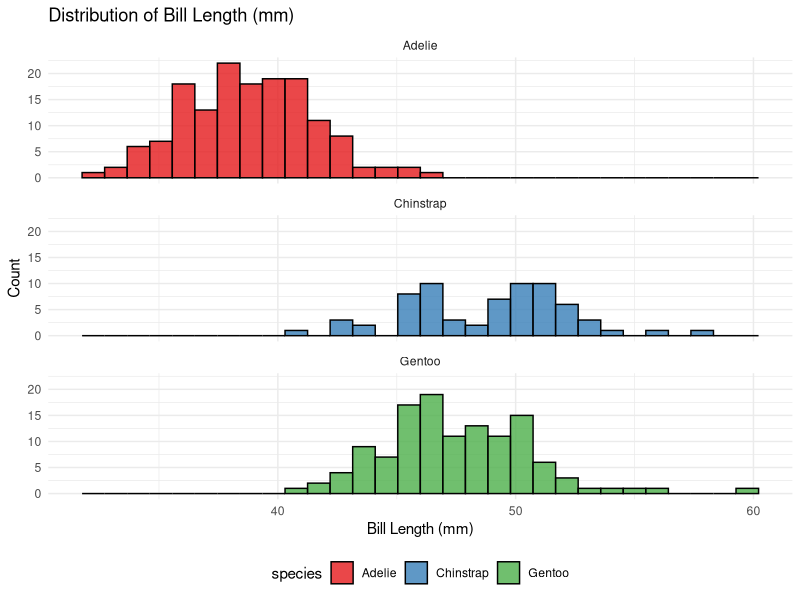
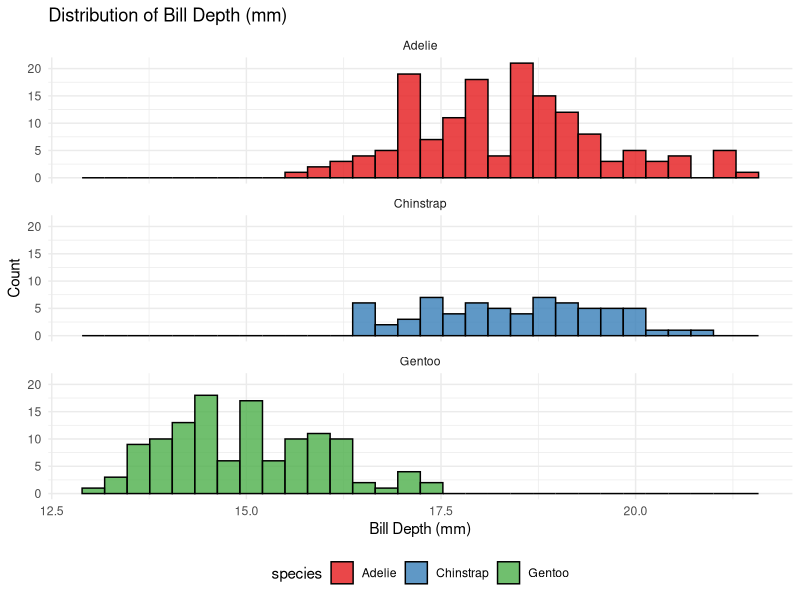
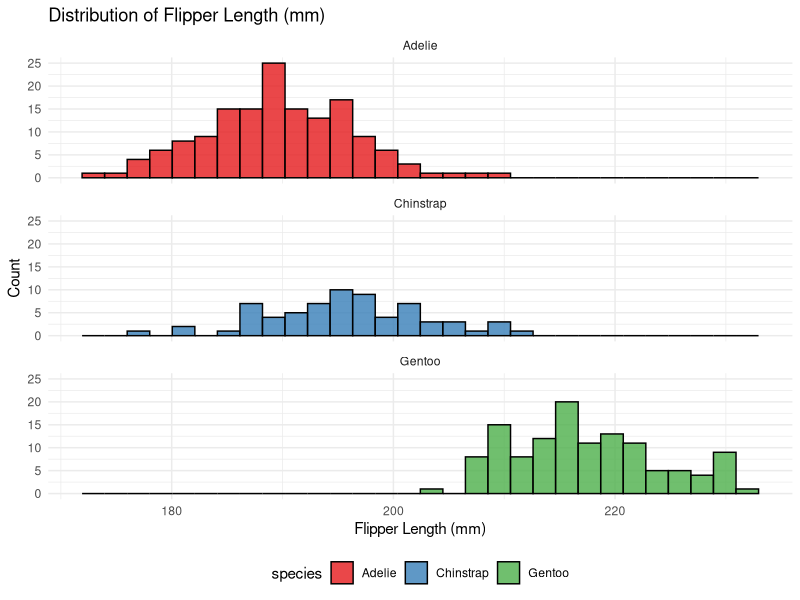
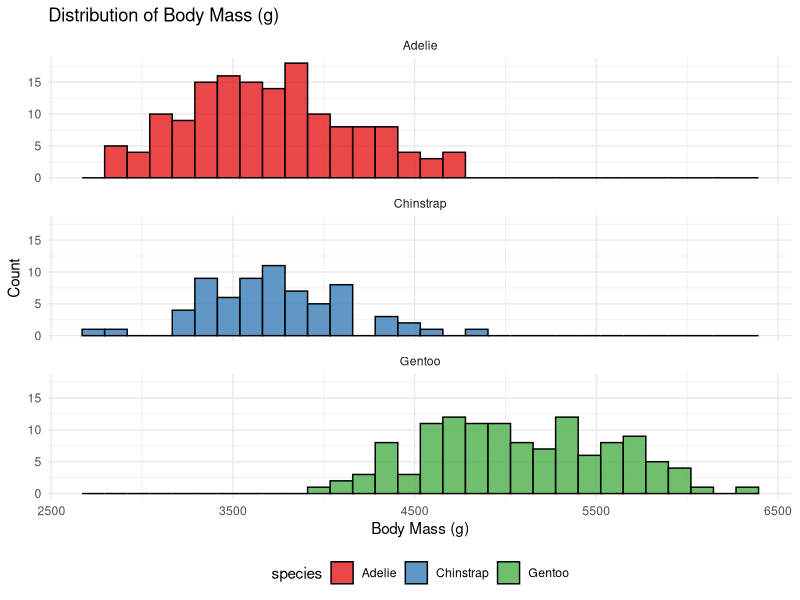

R code for these plots, in order:
# Your Name: [Sano Peng]
# Course: PHB 228, Assignment 2
# Date: [9/4/2025]
# Description: This script works with data structures and mapping functions in R.

# Part 1: Version Control Setup
# Load required packages
library(palmerpenguins)
library(purrr)
library(dplyr)
library(ggplot2)

# Part 2: Data Structures

# 1. List Operations
# Extract unique species
unique(penguins$species)
# Create list where each element contains data for one species
species_list <- split(penguins,penguins$species)
# Add sample size attribute to each list element
species_list <- lapply(species_list, function(df) {
  attr(df, "sample_size") <- nrow(df)
  df
})

# Access the sample size attribute
lapply(species_list, attr, which = "sample_size")


# 2. Matrix vs. Data Frame
# Create a matrix with numeric measurements
numeric_matrix <- as.matrix(
  penguins[, c("bill_length_mm", "bill_depth_mm", 
                     "flipper_length_mm", "body_mass_g")]
)

# Create a data frame with the same measurements
numeric_df <- data.frame(penguins[, c("bill_length_mm", "bill_depth_mm", 
                                     "flipper_length_mm", "body_mass_g")])
# Create a data frame using subset of columns from penguins
numeric_df2 <- subset(penguins, select = c("bill_length_mm", "bill_depth_mm", 
                                          "flipper_length_mm", "body_mass_g"))
# Compare results and explain differences:
class(numeric_matrix)
#[1] "matrix" "array"
class(numeric_df)
#[1] "data.frame"
class(numeric_df2)
#[1] "tbl_df"     "tbl"        "data.frame"
str(numeric_matrix)
# num [1:344, 1:4] 39.1 39.5 40.3 NA 36.7 39.3 38.9 39.2 34.1 42 ...
# - attr(*, "dimnames")=List of 2
# ..$ : NULL
# ..$ : chr [1:4] "bill_length_mm" "bill_depth_mm" "flipper_length_mm" "body_mass_g"
str(numeric_df)
# 'data.frame':	344 obs. of  4 variables:
# $ bill_length_mm   : num  39.1 39.5 40.3 NA 36.7 39.3 38.9 39.2 34.1 42 ...
# $ bill_depth_mm    : num  18.7 17.4 18 NA 19.3 20.6 17.8 19.6 18.1 20.2 ...
# $ flipper_length_mm: int  181 186 195 NA 193 190 181 195 193 190 ...
# $ body_mass_g      : int  3750 3800 3250 NA 3450 3650 3625 4675 3475 4250 ...
str(numeric_df2)
# tibble [344 × 4] (S3: tbl_df/tbl/data.frame)
# $ bill_length_mm   : num [1:344] 39.1 39.5 40.3 NA 36.7 39.3 38.9 39.2 34.1 42 ...
# $ bill_depth_mm    : num [1:344] 18.7 17.4 18 NA 19.3 20.6 17.8 19.6 18.1 20.2 ...
# $ flipper_length_mm: int [1:344] 181 186 195 NA 193 190 181 195 193 190 ...
# $ body_mass_g      : int [1:344] 3750 3800 3250 NA 3450 3650 3625 4675 3475 4250 ...

# Looking at the output results, I noticed several differences:
# From class(), numeric_matrix is "matrix" and "array" types, numeric_df is simply "data.frame", while numeric_df2 is "tbl_df", "tbl", and "data.frame" (a tibble type).
# Looking at the str() output, the matrix stores all data as num type, while data.frame and tibble preserve original types (some columns as num, others as int).
# Storage structure differs: matrix uses a [rows,columns] format with dimnames attribute; data.frame stores as a list of variables; tibble has a more modern display format.
# The tibble (numeric_df2) provides more detailed type information than standard data.frame, like "num [1:344]" showing both the data type and row count.
#Both matrix and data frames appear to handle NA values similarly, all preserving missing values.


# When would you prefer each data structure?
# I'd use a matrix when doing numerical calculations like matrix multiplication or linear algebra, because they're faster and simpler when all data needs to be the same type.
# I'd choose a standard data frame when working with mixed data types (like combining numbers and categories) or when using base R functions that expect data frames.
# I'd pick a tibble when working with tidyverse packages (like dplyr or ggplot2) since tibbles work better with these tools and give cleaner output with better type information when printing large datasets.


# 3. Copy-on-Modify
# Create a vector x
x <- 1:5

# Create a reference y pointing to the same vector
y <- x

# Modify y and observe what happens to x
y[2]<-99
x
y
# Explanation of R's copy-on-modify behavior vs other languages:
# R uses "copy-on-modify" which means when I modified y by changing its second element to 99, and created a new copy of the vector for y rather than changing the original vector that x points to. 
# This is different from languages like Python or Java where variables are references to objects. 
# In those languages, if y references the same object as x, changing y would also change x because they point to the same memory location. 


# Part 3: Map Functions

# 4. Base R Apply Functions
# Use lapply() to calculate the mean of each numeric variable
numeric_cols <- c("bill_length_mm", "bill_depth_mm", 
                  "flipper_length_mm", "body_mass_g")
numeric_means <- lapply(penguins[, numeric_cols], mean, na.rm = TRUE)
numeric_means
# $bill_length_mm
# [1] 43.92193

# $bill_depth_mm
# [1] 17.15117

# $flipper_length_mm
# [1] 200.9152

# $body_mass_g
# [1] 4201.754

# Use tapply() to find mean body mass by species
species_mass <- tapply(penguins$body_mass_g, penguins$species, mean, na.rm = TRUE)
species_mass
# Adelie Chinstrap    Gentoo 
# 3700.662  3733.088  5076.016

# Use tapply() to find mean body mass by species and sex
species_sex_mass <- tapply(penguins$body_mass_g, 
                           list(Species = penguins$species, Sex = penguins$sex), 
                           mean, na.rm = TRUE)
species_sex_mass
#          Sex
# Species       female     male
# Adelie    3368.836 4043.493
# Chinstrap 3527.206 3938.971
# Gentoo    4679.741 5484.836

# Comparison of output types:
# lapply() returns a named list with each numeric variable's mean, 
# tapply() returns either a named vector (one grouping factor) or a 2D array/matrix (two grouping factors) depending on how many variables are used for grouping.


# 5. Purrr Map Functions
# Rewrite first task using map_dbl()
numeric_means_purrr <- map_dbl(penguins[, numeric_cols], mean, na.rm = TRUE)
numeric_means_purrr
# bill_length_mm     bill_depth_mm flipper_length_mm       body_mass_g 
# 43.92193          17.15117         200.91520        4201.75439 

# Use map2() to calculate bill length to bill depth ratio for each species
bill_ratio_by_species <- map(
  species_list,
  ~ map2_dbl(.x$bill_length_mm, .x$bill_depth_mm, ~ .x / .y)
)
bill_ratio_by_species

# $Adelie
# [1] 2.090909 2.270115 2.238889       NA 1.901554 1.907767 2.185393 2.000000 1.883978 2.079208 2.210526 2.184971 2.335227 1.820755 1.639810 2.056180 2.036842
# [18] 2.053140 1.869565 2.139535 2.065574 2.016043 1.869792 2.110497 2.255814 1.867725 2.182796 2.262570 2.037634 2.142857 2.365269 2.055249 2.219101 2.164021
# [35] 2.141176 1.857820 1.940000 2.281081 1.948187 2.083770 2.027778 2.217391 1.945946 2.238579 2.189349 2.106383 2.163158 1.984127 2.011173 1.995283 2.237288
# [52] 2.121693 1.955307 2.153846 1.906077 2.225806 2.228571 2.159574 2.198795 1.968586 2.112426 1.957346 2.211765 2.258242 2.128655 2.311111 2.191358 2.151832
# [69] 2.162651 2.154639 1.763158 2.157609 2.302326 2.423280 2.028571 2.313514 2.434524 1.917526 2.248447 2.204188 2.011628 2.437500 1.952128 1.809278 2.095506
# [86] 2.034483 1.861538 1.983871 1.994792 2.069149 1.983333 2.270718 1.988304 2.187845 2.092486 2.158730 2.048387 2.178378 2.055901 2.335135 1.955307 2.050000
# [103] 2.356250 1.890000 2.037634 2.100529 2.244186 1.910000 2.241176 2.273684 2.309091 2.246305 2.242938 2.164103 1.913043 2.333333 2.270588 1.819512 2.100000
# [120] 2.209677 2.104651 1.904040 2.364706 2.237838 2.213836 2.136842 2.204545 2.267760 2.280702 2.450000 2.150838 2.244792 1.989189 2.027027 2.164773 2.348571
# [137] 2.034286 2.000000 2.242424 2.217877 2.350877 2.360465 2.070968 2.394118 2.220238 2.085561 2.107527 1.989130 2.022472 2.088398 2.105263 2.243243
#
# $Chinstrap
# [1] 2.597765 2.564103 2.671875 2.427807 2.661616 2.539326 2.532967 2.818681 2.433862 2.577889 2.617978 2.546798 2.716763 2.872928 2.684211 2.576531 2.515000
# [18] 3.258427 2.494624 2.703297 2.450867 2.771429 2.602410 2.608247 2.608939 2.736842 2.744565 2.605263 2.606742 2.640000 2.463855 2.605769 2.544910 2.712766
# [35] 2.672043 2.827381 2.601093 2.512077 2.825301 2.688442 2.512821 2.640000 2.664921 2.676471 2.843575 2.745946 2.798883 2.500000 2.754011 2.878613 2.932927
# [52] 2.705263 2.641618 2.573604 2.456647 2.776596 2.722892 2.477387 2.670213 2.350515 2.661538 2.836364 2.688235 2.818182 2.403315 2.725275 2.673684 2.684492
#
# $Gentoo
# [1] 3.492424 3.067485 3.453901 3.289474 3.282759 3.444444 3.109589 3.052288 3.231343 3.038961 2.985401 3.043478 3.321168 3.315068 3.136986 3.140127 3.111111
# [18] 3.236842 3.186207 3.225166 3.510490 3.110345 3.206897 2.930380 3.274809 3.052980 3.111888 3.186667 3.370629 3.267974 3.091503 3.014085 3.110345 3.505882
# [35] 3.317568 2.969325 3.109489 2.566474 3.235294 3.101911 3.116788 3.100000 3.306569 3.306667 3.176101 3.136691 3.273381 3.176101 3.375940 2.860759 3.281690
# [52] 3.439716 3.131944 3.340000 3.229167 2.922078 3.151079 3.033333 2.979310 3.294118 3.282609 3.100671 3.287770 3.458599 3.225352 2.964286 3.208333 3.055556
# [69] 3.063380 3.380000 3.180000 2.974359 3.089744 3.141892 3.093333 3.037500 3.345070 3.134969 3.275362 2.756098 3.386207 3.365385 3.246575 3.144654 3.253623
# [86] 2.936416 3.013889 3.612676 3.392857 3.064706 3.166667 3.052632 3.137931 3.074534 3.027211 3.235669 3.126582 3.212329 3.361111 3.096970 3.233333 3.288235
# [103] 3.045161 3.273333 3.427536 2.906832 2.836735 3.379747 3.092857 3.185430 3.322368 3.132075 2.861842 3.159509 3.276596 3.443750 2.834395 3.012346 3.445255
# [120]       NA 3.272727 3.210191 3.054054 3.099379

# Create list with different statistics for each measurement variable
my_stats <- list(mean = mean, median = median, sd = sd)
stats_list <- map(
  my_stats,
  ~ map_dbl(penguins[, numeric_cols], .x, na.rm = TRUE)
)
stats_list
# $mean
# bill_length_mm     bill_depth_mm flipper_length_mm       body_mass_g 
# 43.92193          17.15117         200.91520        4201.75439 
# 
# $median
# bill_length_mm     bill_depth_mm flipper_length_mm       body_mass_g 
# 44.45             17.30            197.00           4050.00 
# 
# $sd
# bill_length_mm     bill_depth_mm flipper_length_mm       body_mass_g 
# 5.459584          1.974793         14.061714        801.954536 

# Which approach do you prefer and why?
# I personally find purrr more intuitive for these kinds of tasks, because its naming (e.g., map_dbl(), map2()) clearly signals what is returned or how the iteration happens. 
# The functions also compose nicely with the rest of the tidyverse, making it easy to integrate with pipelines (%>%).


# 6. Practical Application
# Create histograms for each numeric variable using the map pattern
nice_labels <- c(
  bill_length_mm = "Bill Length (mm)",
  bill_depth_mm = "Bill Depth (mm)",
  flipper_length_mm = "Flipper Length (mm)",
  body_mass_g = "Body Mass (g)"
)

histograms <- map(numeric_cols, function(var) {
  # Create a title based on the variable name
  title <- nice_labels[var]
  # Create the histogram with facets by species and color
  ggplot(penguins, aes(x = .data[[var]], fill = species)) +
    geom_histogram(alpha = 0.8, bins = 30, color="black") +
    facet_wrap(~ species, ncol = 1) +
    labs(title = paste("Distribution of", title),
         x = title,
         y = "Count") +
    theme_minimal() +
    theme(legend.position = "bottom") +
    scale_fill_brewer(palette = "Set1")
})

# Assign names to the plot list
names(histograms) <- numeric_cols

# Print the plots
histograms

# Explanation of the efficiency of this approach:
# It is more efficient because it allows me to write the plotting code only once and apply it to all numeric variables, 
# rather than repeating nearly identical code four times. This makes the code more maintainable - if I need to change any aspect of the plots (like colors, binning, or titles), 
# I only need to edit one place instead of four separate blocks of code. Additionally, storing the plots in a named list makes it easy to access individual histograms or display them all together as needed.


# Part 4: Memory Management

# 7. Efficient Code
# Original inefficient code
system.time({
  result_inefficient <- numeric(0)
  for(i in 1:10000) {
    result_inefficient <- c(result_inefficient, i^2)
  }
})
# user  system elapsed 
# 0.099   0.036   0.148 

# Your efficient version with pre-allocation
system.time({
  result_new <- numeric(10000)   # Preallocate space for 10,000 elements
  for(i in 1:10000) {
    result_new[i] <- i^2
  }
})
# user  system elapsed 
# 0.001   0.000   0.001 

# Explanation of efficiency improvements:
# assigning values by index result_new[i] <- i^2 avoids repeated copying, the Original inefficient code builds the vector step-by-step. 
# specially in a loop, it is made by R a complete new copy of all data, which gets very slow as the vector grows

# 8. Data Structure Selection
# a. Storing patient IDs and blood pressure readings
# Most appropriate data structure: 
# data frame like :
# patient_data <- data.frame(
# patient_id = c("ID1", "ID2", "ID3"),
# blood_pressure = c(number1, number2, number3)
# )
# Explanation:
# it can keep patient IDs and blood pressure measurements organized in columns.
# so it's easy to look up specific patients and analyze the blood pressure data.


# b. Representing a correlation matrix between 5 variables
# Most appropriate data structure: 
# matrix
# Explanation:
# because correlation data is arranged in rows and columns (5×5 ). 
# Matrices in R make it simple to perform calculations I might need later, like finding relationships between variables.

# c. Organizing multiple statistical models for different subsets
# Most appropriate data structure: 
# List
# Explanation:
# Lists in R can hold different types of objects, so I could keep each model separate but in one place. 
# Then I could easily loop through my models or compare their results.

# d. Storing latitude and longitude coordinates for map plotting
# Most appropriate data structure: 
# data frame
# Explanation:
# This structure works well with mapping functions, and I could add extra columns for things like location names or other information I want to show on my map.

